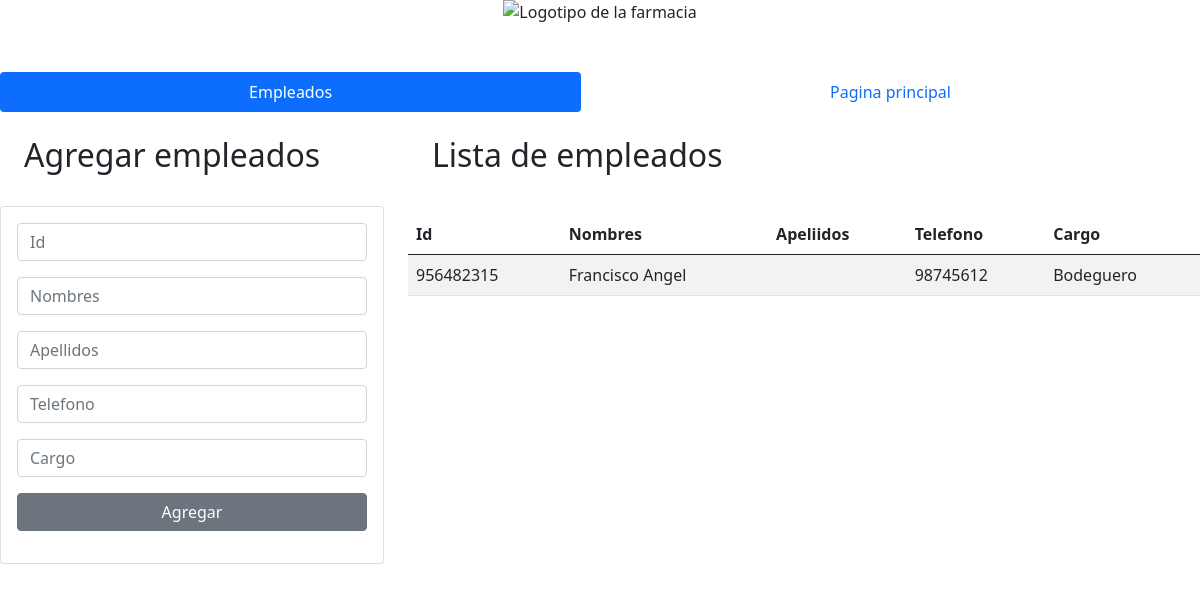
The app's page /g_empleados.html with its own data.
### Aplicaciones/Farmax/models.py (models this page shows, shortened)
class Empleado(models.Model):
    id = models.IntegerField(primary_key=True,max_length=10)
    nombres = models.CharField(max_length=50)
    apellidos = models.CharField(max_length=50)
    telefono = models.IntegerField(max_length=10)
    cargo = models.CharField(max_length=50)

### Aplicaciones/Farmax/views.py (the view)
# urls.py: path('g_empleados.html', views.empleado),
def empleado(request):
    empleado = Empleado.objects.all()
    return render(request, "g_empleados.html",{"Empleados": empleado})

### Aplicaciones/Farmax/templates/g_empleados.html (shortened to what this page needs)
<!DOCTYPE html>
<html lang="en">
<head>
    <link href="https://cdn.jsdelivr.net/npm/bootstrap@5.0.2/dist/css/bootstrap.min.css" rel="stylesheet"
>
</head>
<body>
  <div  class="container d-flex align-items-center flex-column ">
    <img class="masthead-avatar mb-5" src="https://dynamic.brandcrowd.com/asset/logo/8a8ab187-ec74-41f2-904f-c6a54f963e05/logo-search-grid-1x?v=637680972085430000&text=Farmacia+La+chabelita&colorpalette=blue" alt="Logotipo de la farmacia" />
  </div>
  <ul class="nav nav-pills nav-fill">
    <li class="nav-item">
      <a class="nav-link active" aria-current="page" href="g_empleados.html">Empleados</a>
    </li>
    <li class="nav-item">
      <a class="nav-link" href="g_principal.html">Pagina principal</a>
    </li>
  </ul>
  <div class="row">
    <div class="col-sm-12 col-md-6 col-lg-4 col-xl-4">
      <h2 class="container py-4">Agregar empleados</h2>
      <div class="card">
          <div class="card-body">
              <form action="/registroempleado/" method="POST">{% csrf_token %}
                  <div class="form-group">
                      <input type="text" id="numid" name="numid" class="form-control" placeholder="Id"
                          minlength="10" maxlength="10" required>
                  </div>
                  <div class="form-group py-3">
                      <input type="text" id="txtNombres" name="txtNombres" class="form-control" placeholder="Nombres"
                          maxlength="50" required>
                  </div>
                  <div class="form-group ">
                      <input type="text" id="txtApellidos" name="txtApellidos" class="form-control" placeholder="Apellidos"
                          maxlength="50" required>
                  </div>
                  <div class="form-group py-3">
                      <input type="text" id="numTelefono" name="numTelefono" class="form-control" placeholder="Telefono"
                          maxlength="50" required>
                  </div>
                  <div class="form-group">
                      <input type="text" id="txtCargo" name="txtCargo" class="form-control" placeholder="Cargo"
                          maxlength="50" required>
                  </div>
                  <div class="d-grid gap-2 py-3">
                    <button class="btn btn-secondary" type="submit">Agregar</button>
                  </div>
              </form>
          </div>
      </div>
    </div>
    <div class="col-sm-12 col-md-6 col-lg-8 col-xl-8">
      <h2 class="container py-4">Lista de empleados</h2>
      <div class="table-responsive py-2">
        <table class="table table-striped">
            <thead>
                <tr>
                    <th>Id</th>
                    <th>Nombres</th>
                    <th>Apeliidos</th>
                    <th>Telefono</th>
                    <th>Cargo</th>
                </tr>
            </thead>
            <tbody>
                {%for i in Empleados%}
                <tr>
                    <td>{{i.id}}</td>
                    <td>{{i.nombres}}</td>
                    <td>{{i.apeliidos}}</td>
                    <td>{{i.telefono}}</td>
                    <td>{{i.cargo}}</td>
                </tr>
                {% endfor %}
            </tbody>
        </table>
      </div>
    </div>
  </div>
</body>
</html>

### records on screen
Empleado: id "956482315", nombres "Francisco Angel", telefono "98745612", cargo "Bodeguero"
